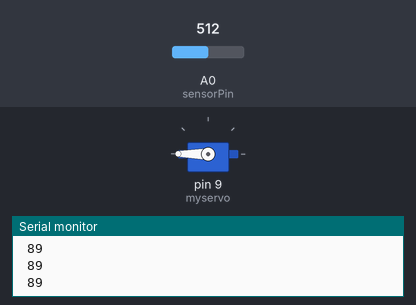
Recording of a sketch running on a simulated Arduino Uno, built with avr-gcc and run on an emulated ATmega328P. Shown: servo, the last lines printed to the serial monitor. Inputs (shaded band) come from the test bench; at power-on: A0 (sensorPin) = 512.

Above: at 1.2 s.
1.3 s: A0 (sensorPin) set to 296
2.8 s: A0 (sensorPin) set to 274
At 3.5 s:
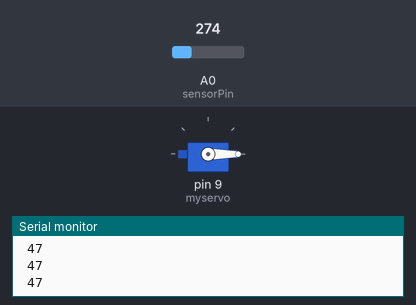
4.3 s: A0 (sensorPin) set to 306
At 4.7 s:
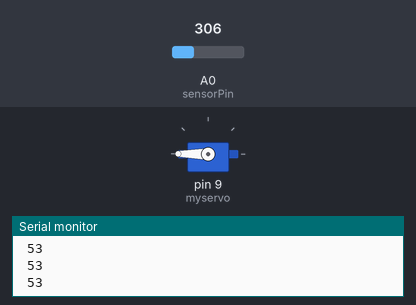
5.8 s: A0 (sensorPin) set to 122
At 7.2 s:
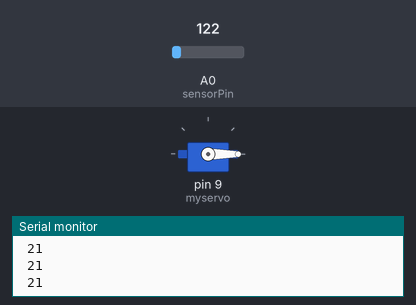
Timing chart, 0 to 8.3 s (numbered marks = the images above; inputs shaded):
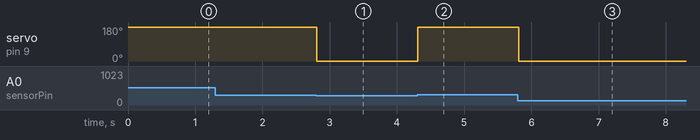

Measured:
- the behaviour switches between 286 and 285 on A0 (sensorPin) (found by bisection; images 0 and 1)
- after the input at 2.8 s, servo on pin 9 (myservo): 180° → 0° at once
- after the input at 4.3 s, servo on pin 9 (myservo): 0° → 180° at once
- after the input at 5.8 s, servo on pin 9 (myservo): 180° → 0° at once

The sketch:

ServoSerialPlotter.ino
```cpp
#include <Servo.h>    //Calls Servo.h and includes it. You should already have it.

Servo myservo;      //creates servo called myservo

int sensorPin = A0;    // Sensor

void setup() {

  myservo.attach(9);    //the servo is attached to digital (pwm) 9

  Serial.begin(9600);   // begin the serial monitor @ 9600 baud


}

void loop() {
  int sensorValue = analogRead(sensorPin);    // read the value from the sensor:
  sensorValue = map(sensorValue, 0, 1023, 0, 179); //makes servo 180 degrees

  Serial.println(sensorValue);
  Serial.print(" ");

  //loop with perameters
  if (sensorValue <=50)
    myservo.write(0);
  if (sensorValue >=50)
    myservo.write(180);

  delay(20);


}
```
